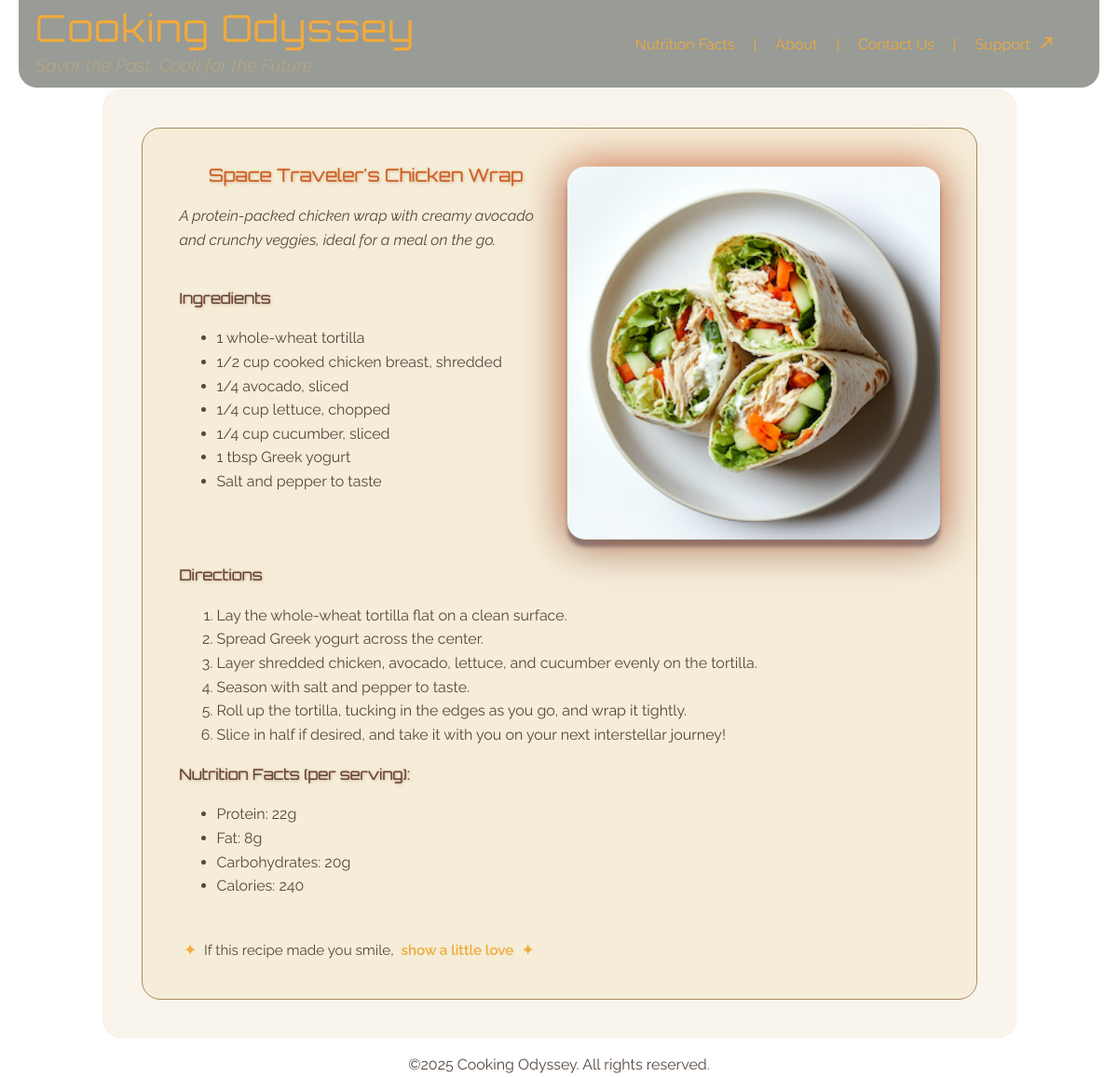
Screenshot of /r/space-travelers-chicken-wrap/ with the database file from the repository.
### recipes/models.py (models this page shows, shortened)
class Recipe(models.Model):
    title = models.CharField(max_length=200)
    subtitle = models.CharField(max_length=200, blank=True)
    description = models.TextField(blank=True)
    ingredients = models.TextField(
        help_text="One ingredient per line (no bullets or numbers needed)"
    )
    steps = models.TextField(
        help_text="One step per line (no numbering needed; numbers will be added on the page)"
    )
    hero_image = models.ImageField(upload_to="recipes/", blank=True, null=True)
    slug = models.SlugField(unique=True, blank=True)
    servings = models.PositiveSmallIntegerField(
        default=1, validators=[MinValueValidator(1)]
    )
    serving_display = models.CharField(
        max_length=100,
        blank=True,
        help_text='Shown in lists, e.g. "1 serving", "1 wrap", "4 meatballs"',
    )
    prep_minutes = models.PositiveSmallIntegerField(default=0)
    cook_minutes = models.PositiveSmallIntegerField(default=0)
    calories_kcal = models.PositiveSmallIntegerField(default=0)
    protein_g = models.PositiveSmallIntegerField(default=0)
    fat_g = models.PositiveSmallIntegerField(default=0)
    carbs_g = models.PositiveSmallIntegerField(default=0)
    created_at = models.DateTimeField(auto_now_add=True)
    def _clean_block(self, text: str) -> list[str]:
        lines = [l.strip() for l in (text or "").splitlines()]
        lines = [l for l in lines if l]  # drop empty lines
        return [_BULLET_RE.sub("", l) for l in lines]
    def ingredient_list(self) -> list[str]:
        return self._clean_block(self.ingredients)
    def step_list(self) -> list[str]:
        return self._clean_block(self.steps)

### recipes/views.py (the view)
# urls.py: path("r/<slug:slug>/", recipe_detail, name="recipe_detail"),
def recipe_detail(request, slug):
    r = get_object_or_404(Recipe, slug=slug)
    support_message = random.choice(SUPPORT_MESSAGES)
    return render(request, "recipe_detail.html", {"r": r, "support_message": support_message})

### recipes/context_processors.py (called while the page is built)
def debug_flag(request):
    return {"debug": settings.DEBUG}

### templates/recipe_detail.html (shortened to what this page needs)
{% extends "base.html" %}
{% block content %}
  <div class="individual_recipe_grid">
    <h3>{{ r.title }}</h3>
    <div class="recipe_image_wrapper">
      {% if r.hero_image %}
        <img src="{{ r.hero_image.url }}" alt="{{ r.title }}">
      {% endif %}
    </div>
    {% if r.description %}
      <p>{{ r.description }}</p>
    {% endif %}
    <div class="ingredients">
      <h4>Ingredients</h4>
      <ul>
        {% for i in r.ingredient_list %}
          <li>{{ i }}</li>
        {% endfor %}
      </ul>
    </div>
    <div class="cooking_directions">
      <h4>Directions</h4>
      <ol>
        {% for s in r.step_list %}
          <li>{{ s }}</li>
        {% endfor %}
      </ol>
      <h4>Nutrition Facts (per serving):</h4>
      <ul>
        <li>Protein: {{ r.protein_g }}g</li>
        <li>Fat: {{ r.fat_g }}g</li>
        <li>Carbohydrates: {{ r.carbs_g }}g</li>
        <li>Calories: {{ r.calories_kcal }}</li>
      </ul>
    </div>
    <div class="support-recipe">
        <span>
          {{ support_message.emoji_start|safe }} {{ support_message.text }}
          <a href="https://www.buymeacoffee.com/annaseregina" target="_blank" class="support-link">
            {{ support_message.link_text }}
          </a>
        {{ support_message.emoji_end|safe }}
        </span>
    </div>
  </div>
{% endblock %}

### static/css/main.css (style rules this page uses)
body, p { font-family: 'Raleway', sans-serif; font-weight: normal; font-style: normal; font-size: 16px; line-height: 1.6; color: #55463f; }
h3 { font-family: "Orbitron", sans-serif; line-height: 1.1; font-weight: normal; font-size: 1.2rem; text-align: center; color: rgb(207, 88, 52); text-shadow: 0px 0px 1px rgb(236, 155, 4, 0.9), 1px 1px 3px rgba(166, 136, 97, 0.5); margin:0px; }
h4 { font-family: "Orbitron", sans-serif; line-height: 1.1; font-weight: normal; color: #55463f; text-shadow: 0px 0px 1px rgb(207, 88, 52, 0.9), 1px 1px 3px rgba(166, 136, 97, 0.5); }
body { margin: 0; padding: 0; position:relative; overflow: hidden; height: 100vh; }
a { color: #f1aa3b; text-decoration: none; padding: 10px; }
.recipe_image_wrapper > img { height: auto; border-radius: 20px; background: linear-gradient(45deg, rgb(244, 139, 2, 0.2), rgba(250, 47, 1, 0.2)); will-change: filter; transform: translateZ(0); }
.recipe_collection_grid, .individual_recipe_grid { display: grid; justify-content:center; padding: 0px; margin:40px; width:fit-content; }
.individual_recipe_grid { grid-template-columns: repeat(2, 400px); grid-template-rows: auto auto 1fr auto; gap: 15px; row-gap: 0px; background-color: #f5edd8; border: 1px solid #a68861; border-radius: 20px; padding:40px; }
::placeholder { color: rgba(85, 70, 63, 0.425); font-style: italic; }
.individual_recipe_grid h3 { grid-column: 1; grid-row: 1; }
.individual_recipe_grid .recipe_image_wrapper { grid-column: 2; grid-row: 1 / span 3; }
.individual_recipe_grid p { font-style: italic; text-align: left; margin:0px; padding:0px; padding: 20px 0px; align-self: start; grid-column: 1; grid-row: 2; }
.individual_recipe_grid .ingredients { padding: 0px; margin:0px; height:100%; align-self: stretch; min-height: 0; grid-column: 1; grid-row: 3; }
.individual_recipe_grid .cooking_directions { padding: 0px; margin:0px; height:100%; width:100%; grid-column: 1 / span 2; grid-row: 4; }
.individual_recipe_grid img { width: 100%; max-width: 400px; padding: 1px; color:rgb(207, 88, 52); font-weight: bold; background: linear-gradient(45deg, rgb(244, 139, 2, 0.2), rgba(250, 47, 1, 0.2)); box-shadow: 0 0 45px rgba(236, 71, 1, 0.6); filter: drop-shadow(0 8px 2px rgba(13, 40, 78, 0.563)); }
:root { --grid-columns: 2fr 1fr 1fr 1fr 1fr 1fr; }
.support-recipe { margin-top: 28px; text-align: left; font-size: 0.95rem; color: var(--brand-dark); }
.support-link { font-weight: 600; text-decoration: none; text-wrap: nowrap; padding: 2px 0px 2px 4px; }
.star-accent { color: #f1aa3b; font-weight: bold; margin-right: 5px; margin-left: 5px; }

### rows the page displays
Recipe: title "Space Traveler's Chicken Wrap", hero_image (picture), description "A protein-packed chicken wrap with creamy avocado and crunchy veggies, ideal for a meal on the go.", protein_g "22", fat_g "8", carbs_g "20", calories_kcal "240"

### other values shown
{{ i }} "1 whole-wheat tortilla" "1/2 cup cooked chicken breast, shredded" "1/4 avocado, sliced" "1/4 cup lettuce, chopped" "1/4 cup cucumber, sliced" "1 tbsp Greek yogurt" "Salt and pepper to taste"
{{ s }} "Lay the whole-wheat tortilla flat on a clean surface." "Spread Greek yogurt across the center." "Layer shredded chicken, avocado, lettuce, and cucumber evenly on the tortilla." "Season with salt and pepper to taste." "Roll up the tortilla, tucking in the edges as you go, and wrap it tightly." "Slice in half if desired, and take it with you on your next interstellar journey!"
